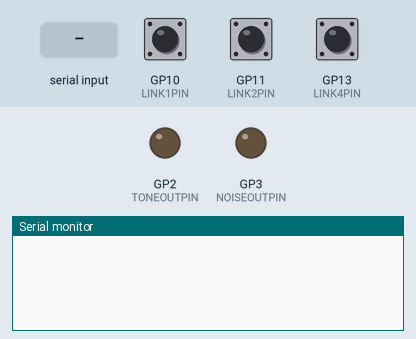
The sketch below on a simulated Raspberry Pi Pico. Parts: output pins drawn as LEDs (lit = HIGH), the last lines printed to the serial monitor. Inputs (shaded band) come from the test bench; at power-on: GP10 (LINK1PIN) HIGH, GP11 (LINK2PIN) HIGH, GP13 (LINK4PIN) HIGH. Random numbers use the default seed unless the sketch sets one; EEPROM starts erased; pins used as bus, display or sensor lines are not drawn.

Above: at 1.2 s.
1.3 s: "RMC\n" received over Serial
At 2.0 s:
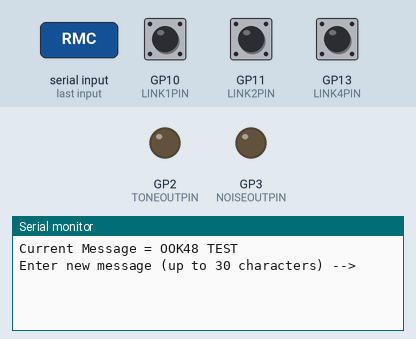
2.8 s: "A\n" received over Serial
At 3.2 s:
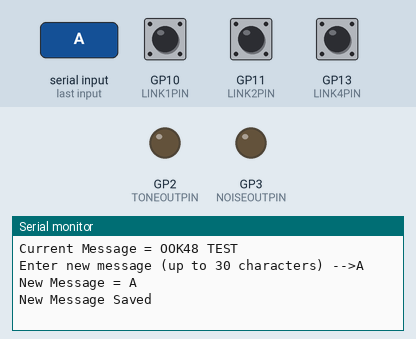
4.3 s: "d\n" received over Serial
At 5.4 s:
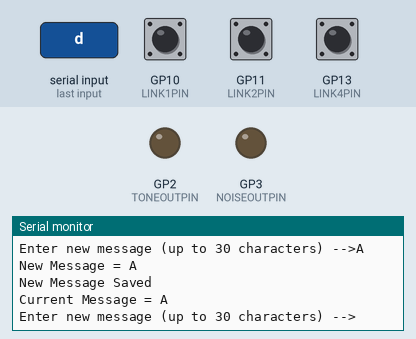

Measured:
- after the input at 1.3 s, the serial monitor: prints a new line at once (image 1)
- after the input at 2.8 s, the serial monitor: prints a new line at once (image 2)
- after the input at 4.3 s, the serial monitor: prints a new line at once (image 3)

The sketch:

OOK48_Test.ino
```cpp
//RP2040 Synchronous On Off Keying Tone Generator

#include <stdio.h>
#include "hardware/pwm.h"
#include "pico/stdlib.h"
#include <EEPROM.h>

#define DEFAULTMESSAGE "OOK48 TEST"

#define LINK1PIN 10           //Selects Tone Keyer Mode for testing an externally generated key signal
#define LINK2PIN 11           //Selects 2 Second Encoding.
#define LINK3PIN 12
#define LINK4PIN 13           //Selects real GPS module is fitted. Stand alone operation

#define TONEOUTPIN 2
#define NOISEOUTPIN 3
#define KEYOUTPIN 6
#define KEYINPIN 7
#define PPSPIN 8

#define GPSRXPin 5
#define GPSTXPin 4

#define GPSBAUD 9600

#define TWOP32 4294967296                //2^32 Accumulator Length
#define DDSFREQ 250000.00                 //DDS update frequency

#define OOK_DELAY 111111                 //9 symbols per second (only the first 8 are used)

int8_t sineTable[256];

uint8_t ookBuffer[34];
char ookMessage[34];              //allow for adding sync chars if needed

uint32_t DDSAcc;                     //32 bit accumulator
uint32_t DDSInc;                     //incremental value

uint tonegpioslice;
uint tonegpiochan;
uint noisegpioslice;
uint noisegpiochan;

bool ookKey;
bool ookActive;
int ookTime;

bool halfRate = false;
bool realGPS = false;

uint8_t ookMessLen;

int milliseconds =0;
int seconds =0;
int minutes =0;
int hours =10;

struct repeating_timer DDStimer;
struct repeating_timer symbolTimer;

uint8_t mode;
enum modetype{GEN,KEY};

char gpsCh;
char gpsBuffer[256];                     //GPS data buffer
int gpsPointer;                          //GPS buffer pointer

//Interrupt called every 4us (250 KHz) to update the DDS and PWM outputs.
bool DDS_interrupt(struct repeating_timer *t)
{
  uint8_t newval;
  int8_t noise;

  DDSAcc = DDSAcc + DDSInc;
  newval = DDSAcc >> 24;
  noise = random(256) - 128;
  if(ookKey)
  {
    pwm_set_chan_level(tonegpioslice, tonegpiochan, sineTable[newval] + 128);
  }
  else
  {
    pwm_set_chan_level(tonegpioslice, tonegpiochan, 128);
  }
  pwm_set_chan_level(noisegpioslice, noisegpiochan, noise + 128);
  return true;
}

//Interrupt called every symbol time to update the symbol tone.
bool symbol_interrupt(struct repeating_timer *t)
{
  ookTick();
  return true;
}

//interrupt routine for 1 Pulse per second input
void ppsISR(void)
{
 cancel_repeating_timer(&symbolTimer);                           //Stop the symbol timer if it is running.
 add_repeating_timer_us(-OOK_DELAY,symbol_interrupt,NULL,&symbolTimer); //restart the symbol timer
 ookActive = true;
 ookTick();
}

void setup()
{
  Serial.begin();
  EEPROM.begin(256);
  getMessage();
  analogWriteFreq(200000);                 //PWM frequency is 200KHz
  analogWriteRange(256);                  //8 bit PWM range
  analogWrite(TONEOUTPIN,128);                //initially set 50%
  analogWrite(NOISEOUTPIN, 128);


  pinMode(LINK1PIN,INPUT_PULLUP);
  pinMode(LINK2PIN,INPUT_PULLUP);
  pinMode(LINK3PIN,INPUT_PULLUP);
  pinMode(LINK4PIN,INPUT_PULLUP);

  if(digitalRead(LINK1PIN) == 0)
  {
    mode = KEY;
  }
  else
  {
    mode = GEN;
  }

    if(digitalRead(LINK4PIN) == 0)
  {
    realGPS = true;
  }
  else
  {
    realGPS = false;
  }


    pinMode(KEYOUTPIN,OUTPUT);
    digitalWrite(KEYOUTPIN,0);
    pinMode(KEYINPIN,INPUT_PULLUP);

    if(realGPS)
    {
      pinMode(PPSPIN,INPUT);
    }
    else
    {
      pinMode(PPSPIN,OUTPUT);
      digitalWrite(PPSPIN,0);
    }


  for(int i = 0; i < 256; i++)
    {
      sineTable[i] = (sin((double) i * 1.40625 * 0.017453) * 64);
    }

  DDSAcc = 0;


  //preset the parameters for the PWM update here, to save time in the interrupt routine.

  tonegpioslice = pwm_gpio_to_slice_num(TONEOUTPIN);
  tonegpiochan = pwm_gpio_to_channel(TONEOUTPIN);
  noisegpioslice = pwm_gpio_to_slice_num(NOISEOUTPIN);
  noisegpiochan = pwm_gpio_to_channel(NOISEOUTPIN);

    ookInit();
    ookActive = false;
    ookTime = 1;
    seconds = -1;
    DDSInc = getInc(800);             //DDS increment for 1 KHz


// start a repeating timer interrupt every 4 us (250 KHz) for the DDS update
 add_repeating_timer_us(-4,DDS_interrupt,NULL,&DDStimer);

// start a repeating timer interrupt every for the Symbol Rate
 add_repeating_timer_us(-OOK_DELAY,symbol_interrupt,NULL,&symbolTimer);

 if(realGPS)
   {
     attachInterrupt(PPSPIN,ppsISR,RISING);
   }
}


//Core 0 loop. Main encoding loop.
void loop()
{
  char sc;
  int chCount;
  bool done;

  if(mode == KEY)
   {
    if(digitalRead(KEYINPIN))
    {
      ookKey = 0;
    }
    else
    {
    ookKey = 1;
    }
   }


   if(ookKey ==1)
    {
      digitalWrite(KEYOUTPIN,1);
    }
  else
    {
      digitalWrite(KEYOUTPIN,0);
    }

  if(digitalRead(LINK2PIN) == 0)
  {
    halfRate = true;
  }
  else
  {
    halfRate = false;
  }

  if(Serial.available() > 0)
   {
    while(Serial.available() > 0)         //flush out any input buffer.
     {
      sc = Serial.read();
     }
    Serial.print("\n\nCurrent Message = ");
    Serial.print(ookMessage);
    Serial.print("\nEnter new message (up to 30 characters) -->");
    chCount =0;
    sc = 0;
    done = false;
    while((!done) & (chCount < 30))
     {
      while(Serial.available() == 0);
      sc = Serial.read();
      if((sc == 13)||(sc == 10))
       {
        done = true;
       }
      else
       {
        ookMessage[chCount++]= toupper(sc);
        Serial.write(sc);
       }
     }
    if(chCount > 0) ookMessage[chCount] = 0;
    Serial.print("\nNew Message = ");
    Serial.println(ookMessage);
    ookMessLen = strlen(ookMessage);
    saveMessage();
    Serial.println("New Message Saved");
    ookInit();
   }
}

//returns the DDS accumulator increment requred for the given frequency
uint32_t getInc(double freq)
{
  return TWOP32/(DDSFREQ / freq);
}

//Core 1 handles the Clock and GPS simulation
void setup1()
{
  Serial2.setRX(GPSRXPin);              //Configure the GPIO pins for the GPS module
  Serial2.setTX(GPSTXPin);
  Serial2.begin(GPSBAUD);
  gpsPointer = 0;
}

void loop1()
{
 static unsigned long loopTimer = millis() + 100;
 if(realGPS)
  {
      if(Serial2.available() > 0)           //data received from GPS module
      {
        while(Serial2.available() >0)
          {
            gpsCh=Serial2.read();
            if(gpsCh > 31) gpsBuffer[gpsPointer++] = gpsCh;
            if((gpsCh == 13) || (gpsPointer > 255))
              {
                gpsBuffer[gpsPointer] = 0;
                processNMEA();
                gpsPointer = 0;
              }
          }

      }
  }

  else                  //simulate the GPS receiver
   {
    while(loopTimer >  millis());          //hang waiting for the next 100mS timeslot
    loopTimer = millis() + 100;

     milliseconds = milliseconds + 100;
     if(milliseconds == 1000)
      {
        digitalWrite(PPSPIN,1);                  //generate the 1PPS pulse
        delayMicroseconds(1);
        digitalWrite(PPSPIN,0);
        ppsISR();                                 //simulate an interrupt
        seconds++;
        milliseconds = 0;
        if(seconds == 60)
          {
            seconds = 0;
            minutes++;
            if(minutes ==60)
             {
              hours++;
               if(hours == 24)
                {
                  hours = 0;
                }
             }
          }
      }

      if(milliseconds == 100)
       {
        sendNMEA();
       }
   }
}

void sendNMEA(void)
{
  char nmea[100];
  sprintf(nmea,"$GPRMC,%02d%02d%02d,A,5120.000,N,00030.000,E,000.0,000.0,010425,000.0,E",hours,minutes,seconds);
  addChecksum(nmea,100);
  Serial2.write(nmea);
}

void addChecksum(char *sentence, size_t max_len) {
    if (!sentence || sentence[0] != '$') {
        return;
    }

    uint8_t checksum = 0;
    for (size_t i = 1; sentence[i] != '\0' && sentence[i] != '*'; i++) {
        checksum ^= (uint8_t)sentence[i];
    }

    size_t len = strlen(sentence);

    if (len + 5 < max_len) {
        snprintf(sentence + len, max_len - len, "*%02X\r\n", checksum);
    }
}

void processNMEA(void)
{
  float gpsTime;

 if(strstr(gpsBuffer , "RMC") != NULL)                         //is this the RMC sentence?
  {
    if(strstr(gpsBuffer , "A") != NULL)                       // is the data valid?
      {
       int p=strcspn(gpsBuffer , ",");                         // find the first comma
       gpsTime = strtof(gpsBuffer+p+1 , NULL);                 //copy the time to a floating point number
       seconds = int(gpsTime) % 100;
       gpsTime = gpsTime / 100;
       minutes = int(gpsTime) % 100;
       gpsTime = gpsTime / 100;
       hours = int(gpsTime) % 100;
      }
    else
     {
       seconds = -1;                                            //GPS time not valid
       minutes = -1;
       hours = -1;
     }
  }
}

void getMessage(void)
{
   if(EEPROM.read(0)== 0x73)
    {
     EEPROM.get(1,ookMessage);
    }
   else
    {
    strcpy(ookMessage,DEFAULTMESSAGE);
    saveMessage();
    }

    ookMessLen = strlen(ookMessage);
}

void saveMessage(void)
 {
    EEPROM.put(1,ookMessage);
    EEPROM.write(0,0x73);
    EEPROM.commit();
 }
```

ook.ino
```cpp
/*
 * Sends a synchronous on off keying encoded message.
 *
*/


int ookPointer = 0;
uint8_t ookBitPointer = 0;

//all valid 4 from 8 values.
uint8_t encode[70] = {15,23,27,29,30,39,43,45,46,51,
                      53,54,57,58,60,71,75,77,78,83,
                      85,86,89,90,92,99,101,102,105,106,
                      108,113,114,116,120,135,139,141,142,147,
                      149,150,153,154,156,163,165,166,169,170,
                      172,177,178,180,184,195,197,198,201,202,
                      204,209,210,212,216,225,226,228,232,240};


void ookInit(void)
{
  ookMessLen = ook_encode(ookMessage , ookMessLen, ookBuffer);
  ookPointer = 0;
  ookBitPointer = 0;
  ookActive = false;
}

void ookTick(void)
{
  if((ookActive)&(mode == GEN))
  {
    if(ookPointer == ookMessLen)
      {
        ookPointer =  0;
        ookBitPointer = 0;
      }
      if(ookBitPointer == 8)
        {
          ookKey = 0;
          ookActive = false;              //wait for the next 1PPS
        }
      else
        {
          ookKey = (ookBuffer[ookPointer] << ookBitPointer) & 0x80 ;
        }
      ookBitPointer++;
      if(ookBitPointer > 8)
        {
          ookBitPointer = 0;
          if((halfRate == false ) || (halfRate & (seconds & 0x01) )) ookPointer++;
        }
  }
}


//

uint8_t ook_encode(const char * msg, uint8_t len, uint8_t * symbols)
{
  uint8_t v;
  for(int i = 0;i<len;i++)
   {
    v=69;                            //default to null
    switch(msg[i])
      {
         case 32 ... 95:
          v= msg[i] - 31;           //all upper case Letters, numbers and punctuation encoded to 1 - 64
          break;

         case 97 ... 122:
           v= msg[i] - 63;          //lower case letters map to upper case.
      }
    symbols[i] = encode[v];
   }

   symbols[len] = encode[0];               //add end of message code
   return len+1;
}
```
